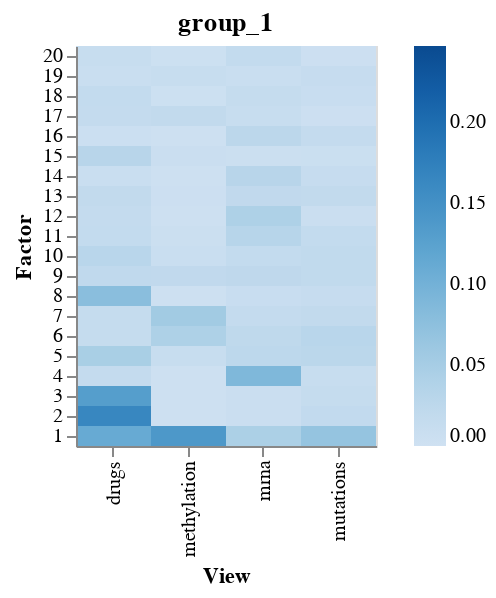

Notebook code for this chart:
### Markdown cell above
### Variance Explained Plot

### Code cell
plot_variance_explained(model)

### Figure 1 — Vega specification as saved in the notebook (floating-point values rounded to 4 significant figures)
{"$schema": "https://vega.github.io/schema/vega/v5.json", "data": [{"name": "source_0"}, {"name": "data_0", "values": [{"Factor": 1, "Variance Explained": 0.1114, "View": "drugs"}, {"Factor": 2, "Variance Explained": 0.1644, "View": "drugs"}, {"Factor": 3, "Variance Explained": 0.1305, "View": "drugs"}, {"Factor": 4, "Variance Explained": 0.0161, "View": "drugs"}, {"Factor": 5, "Variance Explained": 0.0479, "View": "drugs"}, {"Factor": 6, "Variance Explained": 0.01494, "View": "drugs"}, {"Factor": 7, "Variance Explained": 0.01493, "View": "drugs"}, {"Factor": 8, "Variance Explained": 0.07899, "View": "drugs"}, {"Factor": 9, "Variance Explained": 0.02226, "View": "drugs"}, {"Factor": 10, "Variance Explained": 0.02973, "View": "drugs"}, {"Factor": 11, "Variance Explained": 0.01679, "View": "drugs"}, {"Factor": 12, "Variance Explained": 0.01524, "View": "drugs"}, {"Factor": 13, "Variance Explained": 0.01936, "View": "drugs"}, {"Factor": 14, "Variance Explained": 0.008093, "View": "drugs"}, {"Factor": 15, "Variance Explained": 0.0315, "View": "drugs"}, {"Factor": 16, "Variance Explained": 0.005151, "View": "drugs"}, {"Factor": 17, "Variance Explained": 0.01538, "View": "drugs"}, {"Factor": 18, "Variance Explained": 0.0172, "View": "drugs"}, {"Factor": 19, "Variance Explained": 0.007999, "View": "drugs"}, {"Factor": 20, "Variance Explained": 0.01187, "View": "drugs"}, {"Factor": 1, "Variance Explained": 0.1389, "View": "methylation"}, {"Factor": 2, "Variance Explained": 0.002389, "View": "methylation"}, {"Factor": 3, "Variance Explained": 0.002767, "View": "methylation"}, {"Factor": 4, "Variance Explained": 0.002536, "View": "methylation"}, {"Factor": 5, "Variance Explained": 0.01133, "View": "methylation"}, {"Factor": 6, "Variance Explained": 0.04231, "View": "methylation"}, {"Factor": 7, "Variance Explained": 0.05537, "View": "methylation"}, {"Factor": 8, "Variance Explained": 0.002419, "View": "methylation"}, {"Factor": 9, "Variance Explained": 0.02093, "View": "methylation"}, {"Factor": 10, "Variance Explained": 0.008908, "View": "methylation"}, {"Factor": 11, "Variance Explained": 0.006336, "View": "methylation"}, {"Factor": 12, "Variance Explained": 0.002827, "View": "methylation"}, {"Factor": 13, "Variance Explained": 0.005064, "View": "methylation"}, {"Factor": 14, "Variance Explained": 0.003426, "View": "methylation"}, {"Factor": 15, "Variance Explained": 0.007107, "View": "methylation"}, {"Factor": 16, "Variance Explained": 0.003188, "View": "methylation"}, {"Factor": 17, "Variance Explained": 0.01927, "View": "methylation"}, {"Factor": 18, "Variance Explained": 0.003683, "View": "methylation"}, {"Factor": 19, "Variance Explained": 0.01192, "View": "methylation"}, {"Factor": 20, "Variance Explained": 0.003722, "View": "methylation"}, {"Factor": 1, "Variance Explained": 0.04447, "View": "mrna"}, {"Factor": 2, "Variance Explained": 0.007651, "View": "mrna"}, {"Factor": 3, "Variance Explained": 0.006886, "View": "mrna"}, {"Factor": 4, "Variance Explained": 0.08849, "View": "mrna"}, {"Factor": 5, "Variance Explained": 0.02524, "View": "mrna"}, {"Factor": 6, "Variance Explained": 0.02303, "View": "mrna"}, {"Factor": 7, "Variance Explained": 0.01607, "View": "mrna"}, {"Factor": 8, "Variance Explained": 0.01009, "View": "mrna"}, {"Factor": 9, "Variance Explained": 0.02373, "View": "mrna"}, {"Factor": 10, "Variance Explained": 0.01681, "View": "mrna"}, {"Factor": 11, "Variance Explained": 0.03269, "View": "mrna"}, {"Factor": 12, "Variance Explained": 0.04241, "View": "mrna"}, {"Factor": 13, "Variance Explained": 0.02073, "View": "mrna"}, {"Factor": 14, "Variance Explained": 0.03188, "View": "mrna"}, {"Factor": 15, "Variance Explained": 0.006413, "View": "mrna"}, {"Factor": 16, "Variance Explained": 0.02718, "View": "mrna"}, {"Factor": 17, "Variance Explained": 0.01116, "View": "mrna"}, {"Factor": 18, "Variance Explained": 0.01503, "View": "mrna"}, {"Factor": 19, "Variance Explained": 0.008546, "View": "mrna"}, {"Factor": 20, "Variance Explained": 0.01749, "View": "mrna"}, {"Factor": 1, "Variance Explained": 0.06808, "View": "mutations"}, {"Factor": 2, "Variance Explained": 0.01837, "View": "mutations"}, {"Factor": 3, "Variance Explained": 0.01504, "View": "mutations"}, {"Factor": 4, "Variance Explained": 0.01205, "View": "mutations"}, {"Factor": 5, "Variance Explained": 0.02778, "View": "mutations"}, {"Factor": 6, "Variance Explained": 0.02986, "View": "mutations"}, {"Factor": 7, "Variance Explained": 0.01855, "View": "mutations"}, {"Factor": 8, "Variance Explained": 0.01281, "View": "mutations"}, {"Factor": 9, "Variance Explained": 0.01979, "View": "mutations"}, {"Factor": 10, "Variance Explained": 0.01985, "View": "mutations"}, {"Factor": 11, "Variance Explained": 0.01766, "View": "mutations"}, {"Factor": 12, "Variance Explained": 0.00772, "View": "mutations"}, {"Factor": 13, "Variance Explained": 0.01943, "View": "mutations"}, {"Factor": 14, "Variance Explained": 0.013, "View": "mutations"}, {"Factor": 15, "Variance Explained": 0.006698, "View": "mutations"}, {"Factor": 16, "Variance Explained": 0.01617, "View": "mutations"}, {"Factor": 17, "Variance Explained": 0.004456, "View": "mutations"}, {"Factor": 18, "Variance Explained": 0.01023, "View": "mutations"}, {"Factor": 19, "Variance Explained": 0.01301, "View": "mutations"}, {"Factor": 20, "Variance Explained": 0.00499, "View": "mutations"}]}, {"name": "data_0_concat_0_x_domain_View", "values": [{"View": "drugs"}, {"View": "methylation"}, {"View": "mrna"}, {"View": "mutations"}]}, {"name": "source_0_concat_0_y_domain_Factor", "values": [{"Factor": 1, "sort_field": 1}, {"Factor": 2, "sort_field": 2}, {"Factor": 3, "sort_field": 3}, {"Factor": 4, "sort_field": 4}, {"Factor": 5, "sort_field": 5}, {"Factor": 6, "sort_field": 6}, {"Factor": 7, "sort_field": 7}, {"Factor": 8, "sort_field": 8}, {"Factor": 9, "sort_field": 9}, {"Factor": 10, "sort_field": 10}, {"Factor": 11, "sort_field": 11}, {"Factor": 12, "sort_field": 12}, {"Factor": 13, "sort_field": 13}, {"Factor": 14, "sort_field": 14}, {"Factor": 15, "sort_field": 15}, {"Factor": 16, "sort_field": 16}, {"Factor": 17, "sort_field": 17}, {"Factor": 18, "sort_field": 18}, {"Factor": 19, "sort_field": 19}, {"Factor": 20, "sort_field": 20}]}], "signals": [{"name": "childWidth", "value": 150}], "marks": [{"type": "group", "name": "concat_0_group", "encode": {"update": {"height": {"signal": "height"}, "width": {"signal": "childWidth"}}}, "marks": [{"type": "rect", "name": "concat_0_marks", "from": {"data": "data_0"}, "encode": {"update": {"tooltip": {"signal": "{\"Factor\": format(datum[\"Factor\"], \"\"), \"View\": isValid(datum[\"View\"]) ? datum[\"View\"] : \"\"+datum[\"View\"], \"Variance Explained\": format(datum[\"Variance Explained\"], \"\")}"}, "y": {"field": "Factor", "scale": "concat_0_y"}, "height": {"signal": "max(0.25, bandwidth('concat_0_y'))"}, "width": {"signal": "max(0.25, bandwidth('concat_0_x'))"}, "fill": {"field": "Variance Explained", "scale": "color"}, "x": {"field": "View", "scale": "concat_0_x"}}}, "style": ["rect"]}], "axes": [{"scale": "concat_0_x", "labelAngle": 270, "title": "View", "orient": "bottom", "labelBaseline": "middle", "zindex": 1, "grid": false, "labelAlign": "right"}, {"scale": "concat_0_y", "grid": false, "orient": "left", "title": "Factor", "zindex": 1}], "title": {"text": "group_1", "frame": "group"}, "style": "cell"}], "scales": [{"name": "color", "type": "linear", "domain": [0, 0.2466], "range": {"scheme": "blues"}, "zero": true, "interpolate": "hcl"}, {"name": "concat_0_x", "type": "band", "domain": {"data": "data_0_concat_0_x_domain_View", "field": "View", "sort": true}, "range": [0, {"signal": "childWidth"}], "paddingOuter": 0, "paddingInner": 0}, {"name": "concat_0_y", "type": "band", "domain": {"data": "source_0_concat_0_y_domain_Factor", "field": "Factor", "sort": {"op": "max", "field": "sort_field", "order": "descending"}}, "range": [0, {"signal": "height"}], "paddingInner": 0, "paddingOuter": 0}], "padding": 5, "background": "white", "legends": [{"fill": "color", "gradientLength": {"signal": "clamp(height, 64, 200)"}}], "height": 200, "layout": {"padding": 20, "bounds": "full", "align": "each"}}
